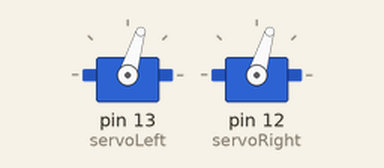
A sketch run on a simulated Arduino Uno, built with avr-gcc and run on an emulated ATmega328P. Parts: 2 × servo.

Above: at 0.1 s.
At 3.1 s:
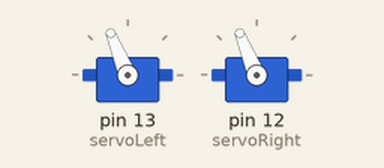
At 9.1 s:
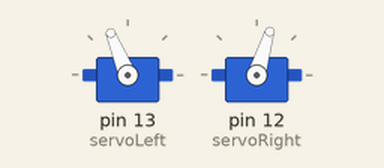
At 15.1 s:
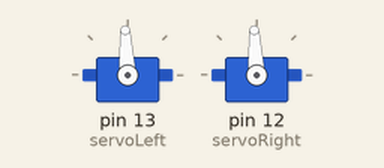
Timing chart, 0 to 16.6 s (numbered marks = the images above):
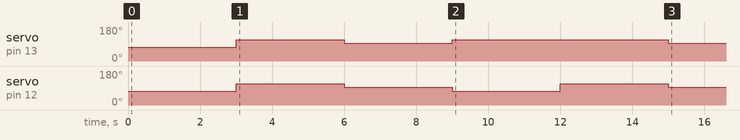

The sketch:

RunTest.ino
```cpp
#include <Servo.h>                           // Include servo library

Servo servoLeft;                             // Declare left servo signal
Servo servoRight;                            // Declare right servo signal

void setup()
{
  servoLeft.attach(13);                      // left signal to P13
  servoRight.attach(12);                     // right signal to P12

  servoLeft.writeMicroseconds(1300);         // Pin 13 clockwise
  servoRight.writeMicroseconds(1300);        // Pin 12 clockwise
  delay(3000);                               // ..for 3 seconds
  servoLeft.writeMicroseconds(1700);         // Pin 13 counterclockwise
  servoRight.writeMicroseconds(1700);        // Pin 12 counterclockwise
  delay(3000);                               // ..for 3 seconds
  servoLeft.writeMicroseconds(1500);         // Pin 13 stay still
  servoRight.writeMicroseconds(1500);        // Pin 12 stay still
  delay(3000);
  servoLeft.writeMicroseconds(1700);
  servoRight.writeMicroseconds(1300);
    delay(3000);
  servoLeft.writeMicroseconds(1700);
  servoRight.writeMicroseconds(1700);
    delay(3000);
  servoLeft.writeMicroseconds(1500);
  servoRight.writeMicroseconds(1500);

    servoLeft.detach();                        // Stop sending servo signals
  servoRight.detach();
}

void loop()                                  // Main loop auto-repeats
{                                            // Empty, nothing needs repeating
}
```

Measured:
- by itself, servo on pin 13 (servoLeft): 73° → 112° at 3.0 s, → 93° 3.0 s later, → 112° 3.0 s later, → 93° 6.0 s later
- by itself, servo on pin 12 (servoRight): 73° → 112° at 3.0 s, → 93° 3.0 s later, → 73° 3.0 s later, → 112° 3.0 s later, … (5 changes in this stretch)
